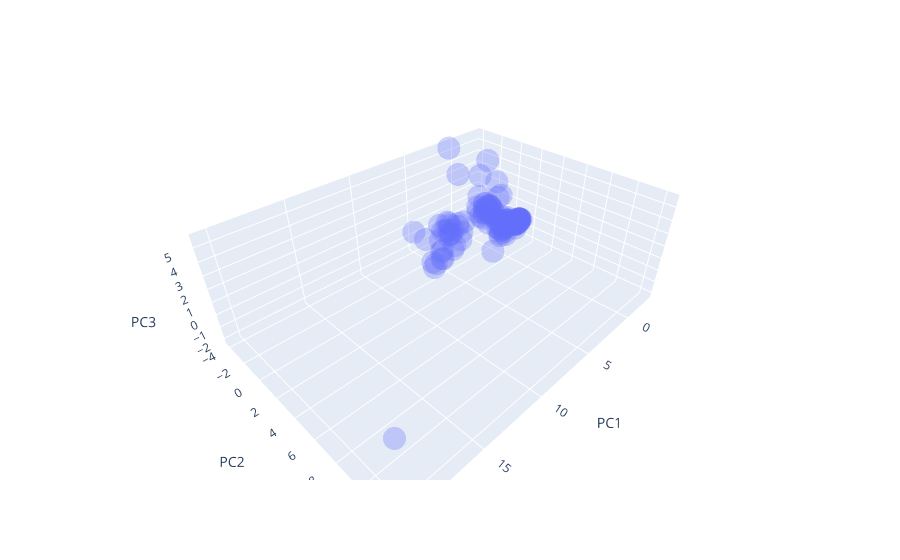

Notebook source saved alongside this figure:
### Code cell
# PCA with 3 components
pca = PCA(n_components=3)
pca.fit(numerical_data)
pca.components_

# Plot the projection in 3D
pca_data = pca.transform(numerical_data)
pca_data = pd.DataFrame(pca_data, columns=['PC1', 'PC2', 'PC3'])

fig = px.scatter_3d(pca_data, x='PC1', y='PC2', z='PC3', opacity=0.3)
fig.show()

### Figure 1 — Plotly figure (JSON) as saved in the notebook; plotly's stock layout.template omitted (floating-point values rounded to 4 significant figures; data arrays with more than 128 entries replaced by an {"elided": "..."} marker saying what was removed)
{"data": [{"hovertemplate": "PC1=%{x}<br>PC2=%{y}<br>PC3=%{z}<extra></extra>", "legendgroup": "", "marker": {"color": "#636efa", "opacity": 0.3, "symbol": "circle"}, "mode": "markers", "name": "", "scene": "scene", "showlegend": false, "type": "scatter3d", "x": {"elided": "138 float values"}, "y": {"elided": "138 float values"}, "z": {"elided": "138 float values"}}], "layout": {"legend": {"tracegroupgap": 0}, "margin": {"t": 60}, "scene": {"domain": {"x": [0, 1], "y": [0, 1]}, "xaxis": {"title": {"text": "PC1"}}, "yaxis": {"title": {"text": "PC2"}}, "zaxis": {"title": {"text": "PC3"}}}}}
